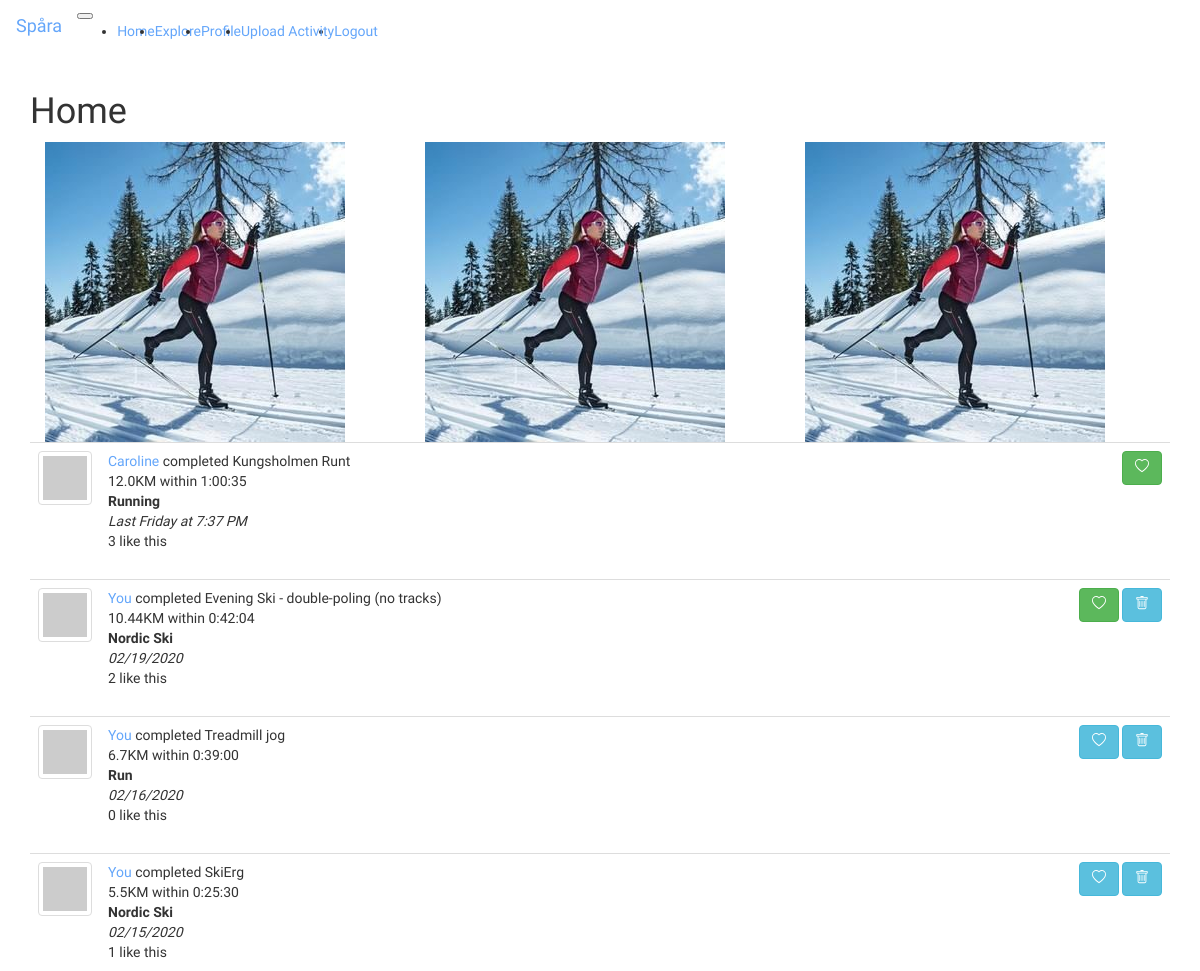
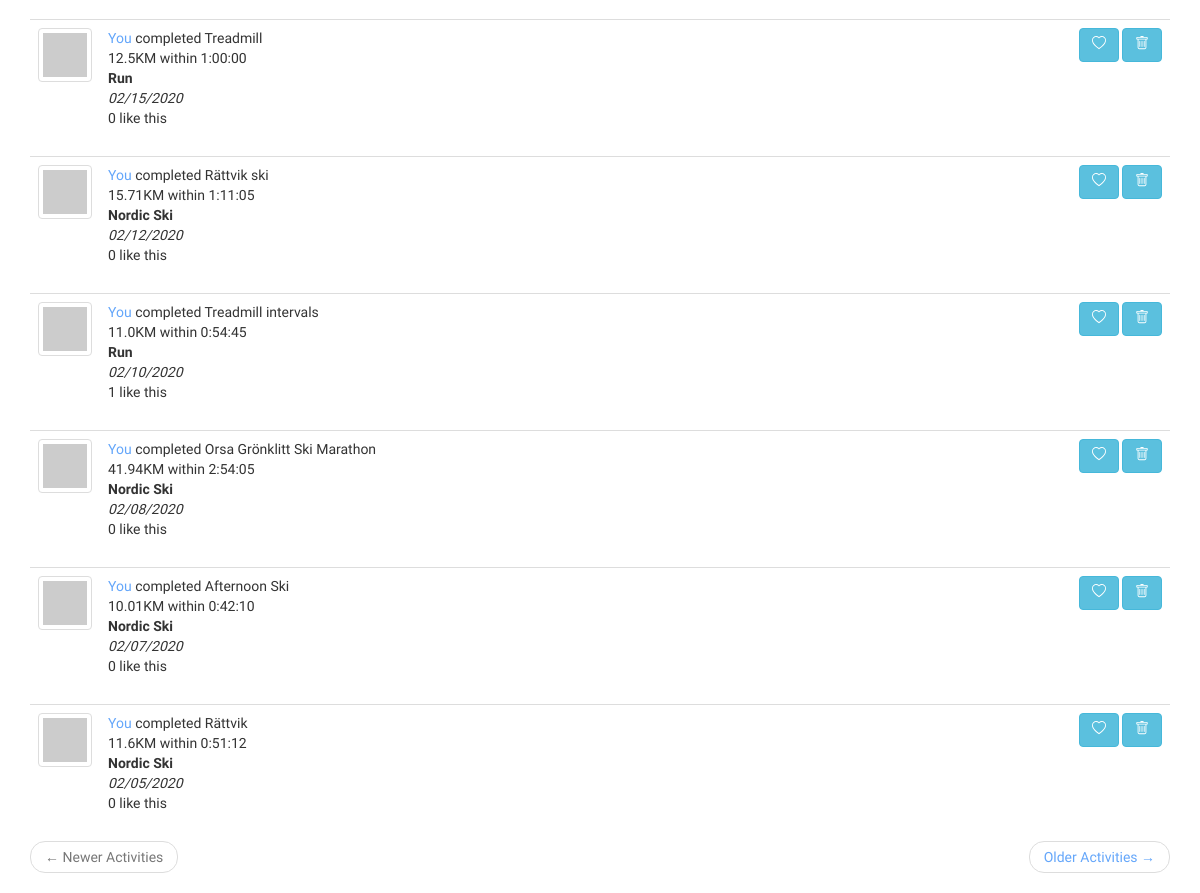
The app's page /index (signed in) with its own data (2 pictures, top to bottom).
### app/models.py (models this page shows, shortened)
class Activity(db.Model):
    id = db.Column(db.Integer, primary_key=True)
    timestamp = db.Column(db.DateTime, index=True, default=datetime.utcnow)
    title = db.Column(db.String(64), index=True)
    activity_type = db.Column(db.String(64), index=True)
    distance = db.Column(db.Float)
    duration = db.Column(db.Integer)
    user_id = db.Column(db.Integer, db.ForeignKey('user.id'))

class User(UserMixin, db.Model):
    id = db.Column(db.Integer, primary_key=True)
    username = db.Column(db.String(64), index=True, unique=True)
    email = db.Column(db.String(120), index=True, unique=True)
    activities = db.relationship('Activity', backref='athlete', lazy='dynamic')
    password_hash = db.Column(db.String(128))
    about_me = db.Column(db.String(140))
    last_seen = db.Column(db.DateTime, default=datetime.utcnow)
    follows = db.relationship(
        'User', secondary=followers,
        primaryjoin=(followers.c.follower_id == id),
        secondaryjoin=(followers.c.follows_id == id),
        backref=db.backref('followers', lazy='dynamic'), lazy='dynamic')
    liked_activities = db.relationship(
        'Activity', secondary=likes,
        backref=db.backref('liked_by', lazy='dynamic'), lazy='dynamic')
    def avatar(self, size):
        digest = md5(self.email.lower().encode('utf-8')).hexdigest()
        return 'https://www.gravatar.com/avatar/{}?d=identicon&s={}'.format(
            digest, size)
    def likes_activity(self, activity):
        return self.liked_activities.filter(
            likes.c.activity_id == activity.id).count() > 0
    def follows_activities(self):
        follows = Activity.query.join(
            followers, (followers.c.follows_id == Activity.user_id)).filter(
                followers.c.follower_id == self.id)
        own = Activity.query.filter_by(user_id=self.id)
        return follows.union(own).order_by(Activity.timestamp.desc())

### app/main/routes.py (the view)
@bp.route('/')
@bp.route('/index', methods = ['GET', 'POST'])
@login_required
def index():
    page = request.args.get('page', 1, type=int)
    activities = current_user.follows_activities().paginate(
        page, app.config['ACTIVITIES_PER_PAGE'], False)
    next_url = url_for('main.index', page=activities.next_num) \
        if activities.has_next else None
    prev_url = url_for('main.index', page=activities.prev_num) \
        if activities.has_prev else None
    return render_template("index.html", title="Home", activities=activities.items,
                           next_url=next_url, prev_url=prev_url)

### app/main/routes.py (called while the page is built)
@bp.before_request
def before_request():
    if current_user.is_authenticated:
        current_user.last_seen = datetime.utcnow()
        db.session.commit()

### app/models.py (called while the page is built)
@login.user_loader
def load_user(id):
    return User.query.get(int(id))

### app/momentjs.py (called while the page is built)
    def render(self, format):
        return Markup("<script>\ndocument.write(moment(\"%s\").%s);\n</script>" % (self.timestamp.strftime("%Y-%m-%dT%H:%M:%S Z"), format))

    def calendar(self):
        return self.render("calendar()")

### app/templates/index.html
<!DOCTYPE html>
<html lang="en">
{% extends "base.html" %}
{% import "bootstrap/wtf.html" as wtf %}
{% block app_content %}
<h1>{{ title }}</h1>
<body>
<div class="container-fluid">
    <div class="row justify-content-md-center">
        <div class="col-md-4">
            <img src="static/cross_country_square.jpg">
        </div>
        <div class="col-md-4">
            <img src="static/cross_country_square.jpg">
        </div>
        <div class="col-md-4">
            <img src="static/cross_country_square.jpg">
        </div>
    </div>
</div>
    {% for activity in activities %}
        {% include '_activity.html' %}
    {% endfor %}
    <nav aria-label="...">
        <ul class="pager">
            <li class="previous{% if not prev_url %} disabled{% endif %}">
                <a href="{{ prev_url or '#' }}">
                    <span aria-hidden="true">&larr;</span> Newer Activities
                </a>
            </li>
            <li class="next{% if not next_url %} disabled{% endif %}">
                <a href="{{ next_url or '#' }}">
                    Older Activities <span aria-hidden="true">&rarr;</span>
                </a>
            </li>
        </ul>
    </nav>
</body>
{% endblock %}

### app/templates/_activity.html (shortened to what this page needs)
<!DOCTYPE html>
<html lang="en">
<table class="table table-hover">
    <tr>
        <td width="70px">
            <a href="{{ url_for('main.profile', username=activity.athlete.username) }}">
                <img src="{{ activity.athlete.avatar(50) }}" class="img-thumbnail">
            </a>
        </td>
        <td>
            {% if activity.athlete == current_user %}
            <a href="{{ url_for('main.profile', username=current_user.username) }}">
                You
            </a>
            {% else %}
            <a href="{{ url_for('main.profile', username=activity.athlete.username) }}">
                {{ activity.athlete.username }}
            </a>
            {% endif %}
            completed {{ activity.title }}
            <br>
            <span>{{ activity.distance}}KM within {{ datetime.timedelta(seconds=activity.duration) }} </span>
            <br>
            <span style="font-weight:bold"> {{ activity.activity_type }}</span>
            <br>
            <em>{{ momentjs(activity.timestamp).calendar() }}</em>
            <br>
            <span>{{ activity.liked_by.count() }} like this</span>
        </td>
        <td align="right">
            {% if current_user.likes_activity(activity) %}
            <a href="{{ url_for('main.like', activity_id=activity.id) }}">
                <button class="btn btn-success"></button>
            </a>
            {% else %}
            <a href="{{ url_for('main.like', activity_id=activity.id) }}">
                <button class="btn btn-info"></button>
            </a>
            {% endif %}
            {% if activity.athlete == current_user %}
            <a href="{{ url_for('main.delete_activity', activity_id=activity.id) }}">
                <button class="btn btn-info"></button>
            </a>
            {% endif %}
        </td>
    </tr>
</table>
</html>

### app/static/CSS/base.css (style rules this page uses)
body { font-family: 'Comfortaa', cursive; }
a { color: #64A6FA }

### records on screen
Activity: athlete.username "Caroline", title "Kungsholmen Runt", distance "12.0", timedelta "1:00:35", activity_type "Running", liked_by.count "3"
Activity: title "Evening Ski - double-poling (no tracks)", distance "10.44", timedelta "0:42:04", activity_type "Nordic Ski", liked_by.count "2"
Activity: title "Treadmill jog", distance "6.7", timedelta "0:39:00", activity_type "Run", liked_by.count "0"
Activity: title "SkiErg", distance "5.5", timedelta "0:25:30", activity_type "Nordic Ski", liked_by.count "1"
Activity: title "Treadmill", distance "12.5", timedelta "1:00:00", activity_type "Run", liked_by.count "0"
Activity: title "Rättvik ski", distance "15.71", timedelta "1:11:05", activity_type "Nordic Ski", liked_by.count "0"
Activity: title "Treadmill intervals", distance "11.0", timedelta "0:54:45", activity_type "Run", liked_by.count "1"
Activity: title "Orsa Grönklitt Ski Marathon", distance "41.94", timedelta "2:54:05", activity_type "Nordic Ski", liked_by.count "0"
Activity: title "Afternoon Ski", distance "10.01", timedelta "0:42:10", activity_type "Nordic Ski", liked_by.count "0"
Activity: title "Rättvik", distance "11.6", timedelta "0:51:12", activity_type "Nordic Ski", liked_by.count "0"

### other values on screen
{{ title }} "Home"
